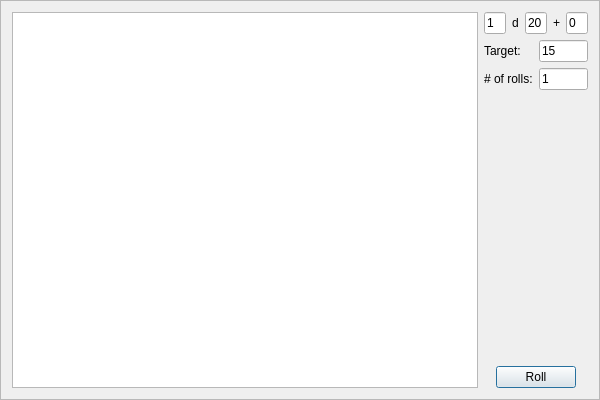
<?xml version="1.0" encoding="UTF-8"?>
<ui version="4.0">
 <class>DiceRollFrame</class>
 <widget class="QFrame" name="DiceRollFrame">
  <property name="geometry">
   <rect>
    <x>0</x>
    <y>0</y>
    <width>600</width>
    <height>400</height>
   </rect>
  </property>
  <property name="windowTitle">
   <string>Frame</string>
  </property>
  <property name="styleSheet">
   <string notr="true">background-image: url(:/img/data/parchment.jpg);
color: rgb(0, 0, 0);</string>
  </property>
  <property name="frameShape">
   <enum>QFrame::StyledPanel</enum>
  </property>
  <property name="frameShadow">
   <enum>QFrame::Raised</enum>
  </property>
  <layout class="QHBoxLayout" name="horizontalLayout" stretch="10,1">
   <item>
    <widget class="QTextEdit" name="editResult">
     <property name="sizePolicy">
      <sizepolicy hsizetype="Expanding" vsizetype="MinimumExpanding">
       <horstretch>0</horstretch>
       <verstretch>0</verstretch>
      </sizepolicy>
     </property>
     <property name="font">
      <font>
       <pointsize>12</pointsize>
      </font>
     </property>
    </widget>
   </item>
   <item>
    <layout class="QVBoxLayout" name="verticalLayout">
     <item>
      <layout class="QHBoxLayout" name="horizontalLayout_4">
       <item>
        <widget class="QLineEdit" name="editDiceCount">
         <property name="maximumSize">
          <size>
           <width>50</width>
           <height>16777215</height>
          </size>
         </property>
         <property name="text">
          <string>1</string>
         </property>
        </widget>
       </item>
       <item>
        <widget class="QLabel" name="label_3">
         <property name="text">
          <string>d</string>
         </property>
        </widget>
       </item>
       <item>
        <widget class="QLineEdit" name="editDiceType">
         <property name="maximumSize">
          <size>
           <width>50</width>
           <height>16777215</height>
          </size>
         </property>
         <property name="text">
          <string>20</string>
         </property>
        </widget>
       </item>
       <item>
        <widget class="QLabel" name="label_2">
         <property name="text">
          <string>+</string>
         </property>
        </widget>
       </item>
       <item>
        <widget class="QLineEdit" name="editBonus">
         <property name="maximumSize">
          <size>
           <width>50</width>
           <height>16777215</height>
          </size>
         </property>
         <property name="text">
          <string>0</string>
         </property>
        </widget>
       </item>
      </layout>
     </item>
     <item>
      <layout class="QFormLayout" name="formLayout">
       <item row="0" column="0">
        <widget class="QLabel" name="label_4">
         <property name="text">
          <string>Target:</string>
         </property>
        </widget>
       </item>
       <item row="0" column="1">
        <widget class="QLineEdit" name="editTarget">
         <property name="sizePolicy">
          <sizepolicy hsizetype="Preferred" vsizetype="Fixed">
           <horstretch>0</horstretch>
           <verstretch>0</verstretch>
          </sizepolicy>
         </property>
         <property name="maximumSize">
          <size>
           <width>16777215</width>
           <height>16777215</height>
          </size>
         </property>
         <property name="text">
          <string>15</string>
         </property>
        </widget>
       </item>
       <item row="1" column="0">
        <widget class="QLabel" name="label">
         <property name="text">
          <string># of rolls:</string>
         </property>
        </widget>
       </item>
       <item row="1" column="1">
        <widget class="QLineEdit" name="editRollCount">
         <property name="maximumSize">
          <size>
           <width>16777215</width>
           <height>16777215</height>
          </size>
         </property>
         <property name="text">
          <string>1</string>
         </property>
        </widget>
       </item>
      </layout>
     </item>
     <item>
      <spacer name="verticalSpacer">
       <property name="orientation">
        <enum>Qt::Vertical</enum>
       </property>
       <property name="sizeHint" stdset="0">
        <size>
         <width>20</width>
         <height>40</height>
        </size>
       </property>
      </spacer>
     </item>
     <item>
      <layout class="QHBoxLayout" name="horizontalLayout_3">
       <item>
        <spacer name="horizontalSpacer">
         <property name="orientation">
          <enum>Qt::Horizontal</enum>
         </property>
         <property name="sizeHint" stdset="0">
          <size>
           <width>40</width>
           <height>20</height>
          </size>
         </property>
        </spacer>
       </item>
       <item>
        <widget class="QPushButton" name="btnRoll">
         <property name="text">
          <string>Roll</string>
         </property>
         <property name="default">
          <bool>true</bool>
         </property>
        </widget>
       </item>
       <item>
        <spacer name="horizontalSpacer_2">
         <property name="orientation">
          <enum>Qt::Horizontal</enum>
         </property>
         <property name="sizeHint" stdset="0">
          <size>
           <width>40</width>
           <height>20</height>
          </size>
         </property>
        </spacer>
       </item>
      </layout>
     </item>
    </layout>
   </item>
  </layout>
 </widget>
 <resources/>
 <connections/>
</ui>
